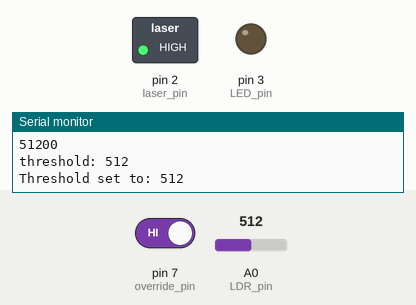
Recording of a program running on a simulated Arduino Uno, built with avr-gcc and run on an emulated ATmega328P. Shown: switched loads named in the program (green lamp = pin HIGH), output pins drawn as LEDs (lit = HIGH), the last lines printed to the serial monitor. The test bench sets the inputs (shaded band); at power-on: pin 7 (override_pin) HIGH, A0 (LDR_pin) = 512.

Above: at 2.2 s.
2.3 s: pin 7 (override_pin) driven LOW
At 3.6 s:
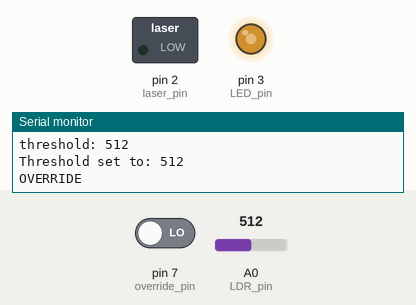
Timing chart, 0 to 5.3 s (numbered marks = the images above; inputs shaded):
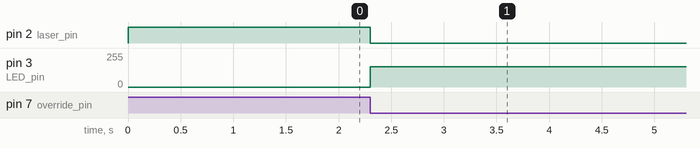

Measured:
- after the input at 2.3 s, pin 2 (laser_pin): HIGH → LOW at once; pin 3 (LED_pin): 0/255 → 153/255 at once

The program:

main.cpp
```cpp
#include <Arduino.h>

int LED_pin = 3;
float Desired_Average_Voltage = 3.0;
int Vp = 5;
int output = (Desired_Average_Voltage / Vp) * 255;
int LDR_pin = A0;
int LDR_read = 0;
int threshold = 0;
long int calibration_total = 0;
int laser_pin = 2;
int override_pin = 7;


int brightStart = 0;
int requiredMillis = 1000; // 1 seconds


bool cylinders_complete = false;

int get_ambient_light_level() {
  //average the readings for first 1sec of operation
  for (int i = 0; i < 100; i++) {
    calibration_total += analogRead(LDR_pin);
    Serial.println(calibration_total);
    delay(10);
  }
  Serial.print("threshold: ");
  Serial.println(calibration_total/100);
  return calibration_total / 100;
}
void setup() {
  // put your setup code here, to run once:
  Serial.begin(9600);
  pinMode(LED_pin, OUTPUT);
  pinMode(LDR_pin, INPUT);
  pinMode(laser_pin, OUTPUT);
  pinMode(override_pin, INPUT);
  digitalWrite(laser_pin, HIGH); //turn on laser
  analogWrite(LED_pin, 0); //ensure LED off
  threshold = get_ambient_light_level();
  Serial.print("Threshold set to: ");
  Serial.println(threshold);
}


void loop() {
  // put your main code here, to run repeatedly:

  while (cylinders_complete == false){
    LDR_read = analogRead(LDR_pin);
    // Serial.println(LDR_read);


    if (LDR_read > threshold * 2) {//currently arbitrary, if light level is double ambient
      if (brightStart == 0) brightStart = millis(); // start timer
      if (millis() - brightStart >= requiredMillis) {
        Serial.println("BRIGHT");
        analogWrite(LED_pin, output);
        digitalWrite(laser_pin, LOW);
        cylinders_complete = true;
      }
    }
    else if (digitalRead(override_pin) != HIGH){
      Serial.println("OVERRIDE");
      analogWrite(LED_pin, output);
      digitalWrite(laser_pin, LOW);
      cylinders_complete = true;
    }

    else {
      // reset timer and ensure LED off / laser on
      brightStart = 0;
      analogWrite(LED_pin, 0);
      digitalWrite(laser_pin, HIGH);
    }
  }


}
```
